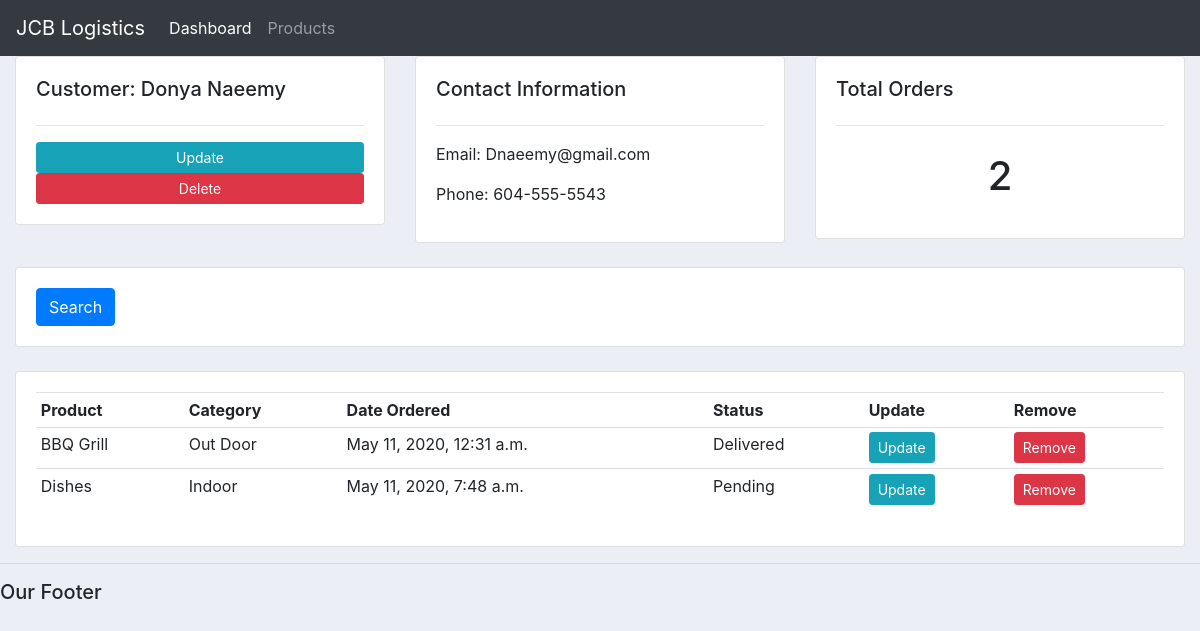
The app's page /customer/2/ with its own data.
### accounts/models.py (models this page shows, shortened)
class Customer(models.Model):
    name = models.CharField(max_length=200, null=True)
    phone = models.CharField(max_length=200, null=True)
    email = models.CharField(max_length=200, null=True)
    date_created = models.DateTimeField(auto_now_add=True, null=True)

class Order(models.Model):
    STATUS = (
        ('Pending', 'Pending'),
        ('Out for delivery', 'Out for delivery'),
        ('Delivered', 'Delivered'),
    )
    customer = models.ForeignKey(Customer, null=True, on_delete=models.SET_NULL)
    product = models.ForeignKey(Product, null=True, on_delete=models.SET_NULL)
    date_created = models.DateTimeField(auto_now_add=True, null=True)
    status = models.CharField(max_length=200, null=True, choices = STATUS)

class Product(models.Model):
    CATEGORY = (
        ('Indoor', 'Indoor'),
        ('Out Door', 'Out Door'),
    )
    name = models.CharField(max_length=200, null=True)
    price = models.FloatField(null=True)
    category = models.CharField(max_length=200, null=True, choices=CATEGORY)
    description = models.CharField(max_length=200, null=True, blank=True)
    date_created = models.DateTimeField(auto_now_add=True, null=True)
    tags = models.ManyToManyField(Tag)
    def __str__(self):
        return self.name

### accounts/views.py (the view)
# urls.py: path('customer/<str:pk>/', views.customer, name="customer"),
def customer(request, pk):
    customer = Customer.objects.get(id=pk)
    orders = customer.order_set.all()
    order_count = orders.count()
    context = {'customer':customer, 'orders':orders, 'order_count':order_count}
    return render(request, 'accounts/customer.html', context)

### accounts/templates/accounts/customer.html
{% extends 'accounts/main.html' %}
{% block content %}
<div class="row">
    <div class="col-md">
        <div class="card card-body">
            <h5>Customer: {{customer.name}}</h5>
            <hr>
            <td><a class="btn btn-sm btn-info" href="{% url 'update_order' order.id %}">Update</a></td>
            <td><a class="btn btn-sm btn-danger" href="{% url 'delete_order' order.id %}">Delete</a></td>
        </div>
    </div>
    <div class="col-md">
        <div class="card card-body">
            <h5>Contact Information</h5>
            <hr>
            <p>Email: {{customer.email}}</p>
            <p>Phone: {{customer.phone}}</p>
        </div>
    </div>
    <div class="col-md">
        <div class="card card-body">
            <h5>Total Orders</h5>
            <hr>
            <h1 style="text-align: center; padding: 10px;">{{order_count}}</h1>
        </div>
    </div>
</div>
<br>
<div class="row">
    <div class="col">
        <div class="card card-body">
            <form method="GET">
                <button class="btn btn-primary" type="submit">Search</button>
            </form>
        </div>
    </div>
</div>
<br>
<div class="row">
    <div class="col-md">
        <div class="card card-body">
            <table class="table table-sm">
                <tr>
                    <th>Product</th>
                    <th>Category</th>
                    <th>Date Ordered</th>
                    <th>Status</th>
                    <th>Update</th>
                    <th>Remove</th>
                </tr>
                {% for order in orders %}
                    <tr>
                        <td>{{order.product}}</td>
                        <td>{{order.product.category}}</td>
                        <td>{{order.date_created}}</td>
                        <td>{{order.status}}</td>
                        <td><a class="btn btn-sm btn-info" href="">Update</a></td>
                        <td><a class="btn btn-sm btn-danger" href="">Remove</a></td>
                    </tr>
                {% endfor %}
            </table>
        </div>
    </div>
</div>
{% endblock %}

### static/css/main.css (style rules this page uses)
body { background-color: #ebeff5; }

### records on screen
Customer: name "Donya Naeemy", email "Dnaeemy@gmail.com", phone "604-555-5543"
Order: product "BBQ Grill", product.category "Out Door", date_created "May 11, 2020, 12:31 a.m.", status "Delivered"
Order: product "Dishes", product.category "Indoor", date_created "May 11, 2020, 7:48 a.m.", status "Pending"

### other values on screen
{{ order_count }} "2"
